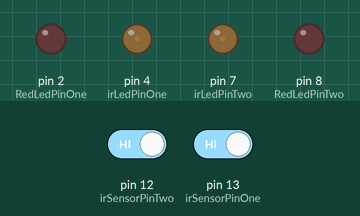
This sketch was run on a simulated Arduino Uno, built with avr-gcc and run on an emulated ATmega328P. Shown: output pins drawn as LEDs (lit = HIGH). The inputs (shaded band) are chosen by the test bench; at power-on: pin 12 (irSensorPinTwo) HIGH, pin 13 (irSensorPinOne) HIGH. What the sketch prints to the serial monitor is not drawn.

Above: at 1.3 s.
1.4 s: pin 12 (irSensorPinTwo) driven LOW
At 2.6 s:
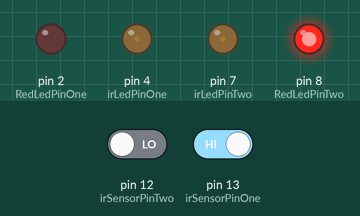
2.9 s: pin 13 (irSensorPinOne) driven LOW
At 4.0 s:
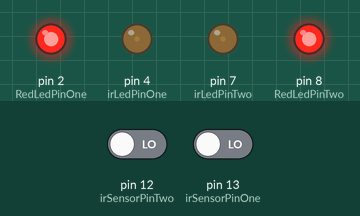
4.4 s: pin 12 (irSensorPinTwo) driven HIGH
At 5.1 s:
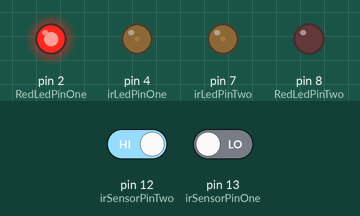
5.9 s: pin 13 (irSensorPinOne) driven HIGH
At 6.2 s:
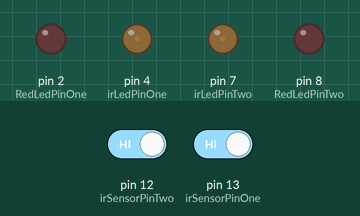
Timing chart, 0 to 8.4 s (numbered marks = the images above; inputs shaded):
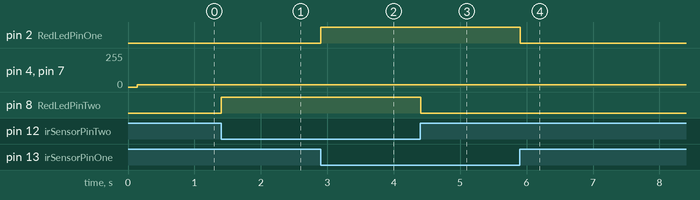

The sketch:

playground.ino
```cpp
#define irLedPinOne 4
#define irLedPinTwo 7

#define irSensorPinOne 13
#define irSensorPinTwo 12

#define RedLedPinOne 2
#define RedLedPinTwo 8
int irRead(int readPin, int triggerPin); //function prototype

void setup()
{
    pinMode(irLedPinOne, OUTPUT);
    pinMode(irLedPinTwo, OUTPUT);

    pinMode(irSensorPinOne, INPUT);
    pinMode(irSensorPinTwo, INPUT);

    pinMode(RedLedPinOne, OUTPUT);
    pinMode(RedLedPinTwo, OUTPUT);
    Serial.begin(9600);
  // prints title with ending line break
  Serial.println("Program Starting");
  // wait for the long string to be sent
  delay(100);
}

void loop()
{
    int resultSensorOne = irRead(irSensorPinOne, irLedPinOne); //display the results
    int resultSensorTwo = irRead(irSensorPinTwo, irLedPinTwo); //display the results
//    String r = "sensor One: " + resultSensorOne;
//    Serial.println(r);
//    Serial.println("sensor Two: " + resultSensorTwo);


    if (resultSensorOne == 1) {
      digitalWrite(RedLedPinOne, LOW);
    } else {
      digitalWrite(RedLedPinOne, HIGH);
    }

    if (resultSensorTwo == 1) {
      digitalWrite(RedLedPinTwo, LOW);
    } else {
      digitalWrite(RedLedPinTwo, HIGH);
    }

    delay(10); //wait for the string to be sent
  }

  /******************************************************************************
   * This function can be used with a panasonic pna4602m ir sensor
   * it returns a zero if something is detected by the sensor, and a 1 otherwise
   * The function bit bangs a 38.5khZ waveform to an IR led connected to the
   * triggerPin for 1 millisecond, and then reads the IR sensor pin to see if
   * the reflected IR has been detected
   ******************************************************************************/
  int irRead(int readPin, int triggerPin)
  {
    int halfPeriod = 13; //one period at 38.5khZ is aproximately 26 microseconds
    int cycles = 38; //26 microseconds * 38 is more or less 1 millisecond
    int i;
    for (i = 0; i <= cycles; i++)
    {
      digitalWrite(triggerPin, HIGH);
      delayMicroseconds(halfPeriod);
      digitalWrite(triggerPin, LOW);
      delayMicroseconds(halfPeriod - 1);     // - 1 to make up for digitaWrite overhead
    }
    return digitalRead(readPin);
  }
```

Measured:
- after the input at 1.4 s, pin 8 (RedLedPinTwo): LOW → HIGH at once
- after the input at 2.9 s, pin 2 (RedLedPinOne): LOW → HIGH at once
- after the input at 4.4 s, pin 8 (RedLedPinTwo): HIGH → LOW at once
- after the input at 5.9 s, pin 2 (RedLedPinOne): HIGH → LOW at once
